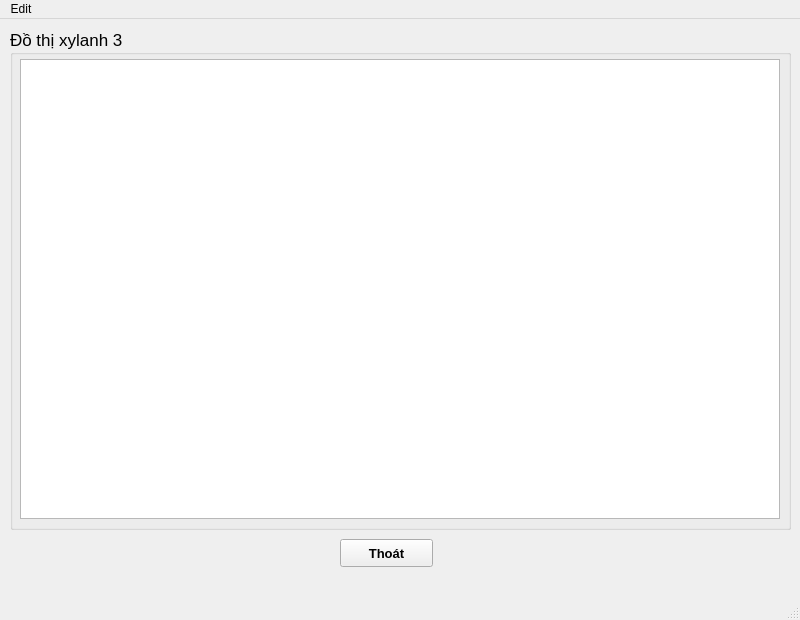
<?xml version="1.0" encoding="UTF-8"?>
<ui version="4.0">
 <class>MainWindow</class>
 <widget class="QMainWindow" name="MainWindow">
  <property name="geometry">
   <rect>
    <x>0</x>
    <y>0</y>
    <width>800</width>
    <height>620</height>
   </rect>
  </property>
  <property name="windowTitle">
   <string>MainWindow</string>
  </property>
  <widget class="QWidget" name="centralwidget">
   <widget class="QGroupBox" name="GB_grap">
    <property name="geometry">
     <rect>
      <x>10</x>
      <y>10</y>
      <width>781</width>
      <height>501</height>
     </rect>
    </property>
    <property name="font">
     <font>
      <pointsize>13</pointsize>
     </font>
    </property>
    <property name="title">
     <string>Đồ thị xylanh 3</string>
    </property>
    <widget class="QGraphicsView" name="GV_graph">
     <property name="geometry">
      <rect>
       <x>10</x>
       <y>30</y>
       <width>760</width>
       <height>460</height>
      </rect>
     </property>
    </widget>
   </widget>
   <widget class="QPushButton" name="BT_exit">
    <property name="geometry">
     <rect>
      <x>340</x>
      <y>520</y>
      <width>93</width>
      <height>28</height>
     </rect>
    </property>
    <property name="font">
     <font>
      <pointsize>10</pointsize>
      <weight>75</weight>
      <bold>true</bold>
     </font>
    </property>
    <property name="text">
     <string>Thoát</string>
    </property>
   </widget>
  </widget>
  <widget class="QMenuBar" name="menubar">
   <property name="geometry">
    <rect>
     <x>0</x>
     <y>0</y>
     <width>800</width>
     <height>26</height>
    </rect>
   </property>
   <widget class="QMenu" name="menuEdit">
    <property name="title">
     <string>Edit</string>
    </property>
    <addaction name="actionOpen"/>
   </widget>
   <addaction name="menuEdit"/>
  </widget>
  <widget class="QStatusBar" name="statusbar"/>
  <action name="actionOpen">
   <property name="text">
    <string>Open</string>
   </property>
  </action>
 </widget>
 <resources/>
 <connections/>
</ui>
